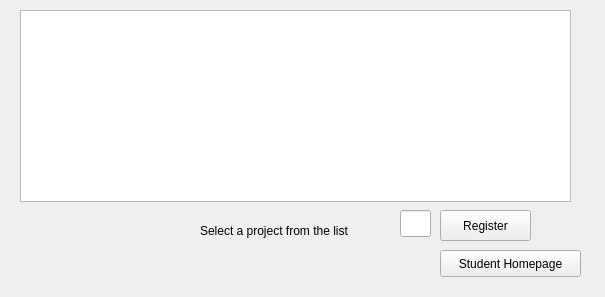
<?xml version="1.0" encoding="UTF-8"?>
<ui version="4.0">
 <class>studentviewproject</class>
 <widget class="QWidget" name="studentviewproject">
  <property name="geometry">
   <rect>
    <x>0</x>
    <y>0</y>
    <width>605</width>
    <height>297</height>
   </rect>
  </property>
  <property name="windowTitle">
   <string>View /  Register</string>
  </property>
  <widget class="QPushButton" name="pushButton">
   <property name="geometry">
    <rect>
     <x>440</x>
     <y>210</y>
     <width>91</width>
     <height>31</height>
    </rect>
   </property>
   <property name="text">
    <string>Register</string>
   </property>
  </widget>
  <widget class="QLineEdit" name="lineEdit_2">
   <property name="geometry">
    <rect>
     <x>400</x>
     <y>210</y>
     <width>31</width>
     <height>27</height>
    </rect>
   </property>
  </widget>
  <widget class="QListWidget" name="listWidget">
   <property name="geometry">
    <rect>
     <x>20</x>
     <y>10</y>
     <width>551</width>
     <height>192</height>
    </rect>
   </property>
  </widget>
  <widget class="QLabel" name="label">
   <property name="geometry">
    <rect>
     <x>200</x>
     <y>220</y>
     <width>201</width>
     <height>21</height>
    </rect>
   </property>
   <property name="text">
    <string>Select a project from the list</string>
   </property>
  </widget>
  <widget class="QPushButton" name="pushButton_2">
   <property name="geometry">
    <rect>
     <x>440</x>
     <y>250</y>
     <width>141</width>
     <height>27</height>
    </rect>
   </property>
   <property name="text">
    <string>Student Homepage</string>
   </property>
  </widget>
  <widget class="QLabel" name="label_2">
   <property name="geometry">
    <rect>
     <x>0</x>
     <y>0</y>
     <width>601</width>
     <height>301</height>
    </rect>
   </property>
   <property name="text">
    <string/>
   </property>
  </widget>
  <zorder>label_2</zorder>
  <zorder>pushButton</zorder>
  <zorder>lineEdit_2</zorder>
  <zorder>listWidget</zorder>
  <zorder>label</zorder>
  <zorder>pushButton_2</zorder>
 </widget>
 <resources/>
 <connections/>
</ui>
